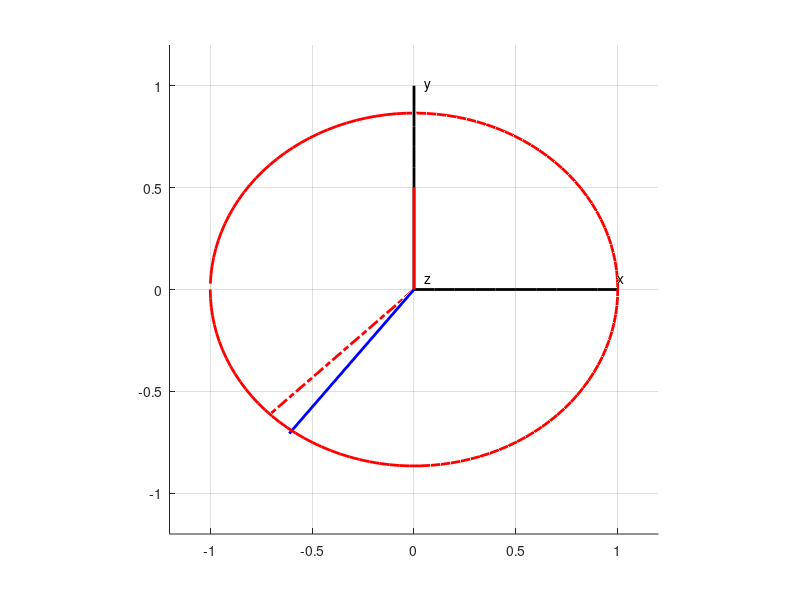

MATLAB code to generate this figure:
% Try to calculate the distance
% Mengtang Li
% Mar 25

clear; clf; close all;

figure(1);
grid minor; grid on; hold on;
% plot axes
xaxis_x = 0:0.1:1;
xaxis_y = zeros(1,size(xaxis_x,2));
xaxis_z = zeros(1,size(xaxis_x,2));

yaxis_x = zeros(1,size(xaxis_x,2));
yaxis_y = 0:0.1:1;
yaxis_z = zeros(1,size(xaxis_x,2));

zaxis_x = zeros(1,size(xaxis_x,2));
zaxis_y = zeros(1,size(xaxis_x,2));
zaxis_z = 0:0.1:1;

xlim([-1.2 1.2]); ylim([-1.2 1.2]); zlim([-1.2 1.2]);

plot3(xaxis_x,xaxis_y,xaxis_z,'k','linewidth',2);
grid on; grid minor; hold on;
plot3(yaxis_x,yaxis_y,yaxis_z,'k','linewidth',2);
plot3(zaxis_x,zaxis_y,zaxis_z,'k','linewidth',2);
% legend('x-axis', 'y-axis', 'z-axis');
text(1.0,0.05,0.05,'x');
text(0.05,1.0,0.05,'y');
text(0.05,0.05,1.0,'z');
daspect([1 1 1]);

alpha = pi/6;
beta = pi/6;
R = 1;
wt = pi/4;

% lower
x1 = [0; -R*cos(alpha)*sin(wt)];
y1 = [0; -R*cos(wt)];
z1 = [0; R*sin(alpha)*sin(wt)];
plot3(x1, y1, z1,'b','linewidth',2);

% upper
theta = 0:0.05:2*pi;
x2 = R*( -sin(2*wt)*cos(theta) + cos(beta)*cos(2*wt)*sin(theta) );
y2 = R*( -cos(2*wt)*cos(theta) - cos(beta)*sin(2*wt)*sin(theta) );
z2 = R*(  sin(beta)*sin(theta) );
plot3(x2, y2, z2,'r','linewidth',2);
% upper normal
x2_n = [0; R*( -sin(beta)*cos(2*wt) )];
y2_n = [0; R*(  sin(beta)*sin(2*wt) )];
z2_n = [0; R*(  cos(beta) )];
plot3(x2_n, y2_n, z2_n,'r','linewidth',2);

% possible upper closest point 1
x2_c = [0; R*( -sin(2*wt)*cos(wt) + cos(beta)*cos(2*wt)*sin(wt) )];
y2_c = [0; R*( -cos(2*wt)*cos(wt) - cos(beta)*sin(2*wt)*sin(wt) )];
z2_c = [0; R*( sin(beta)*sin(wt) )];
plot3(x2_c, y2_c, z2_c,'r-.','linewidth',2);

